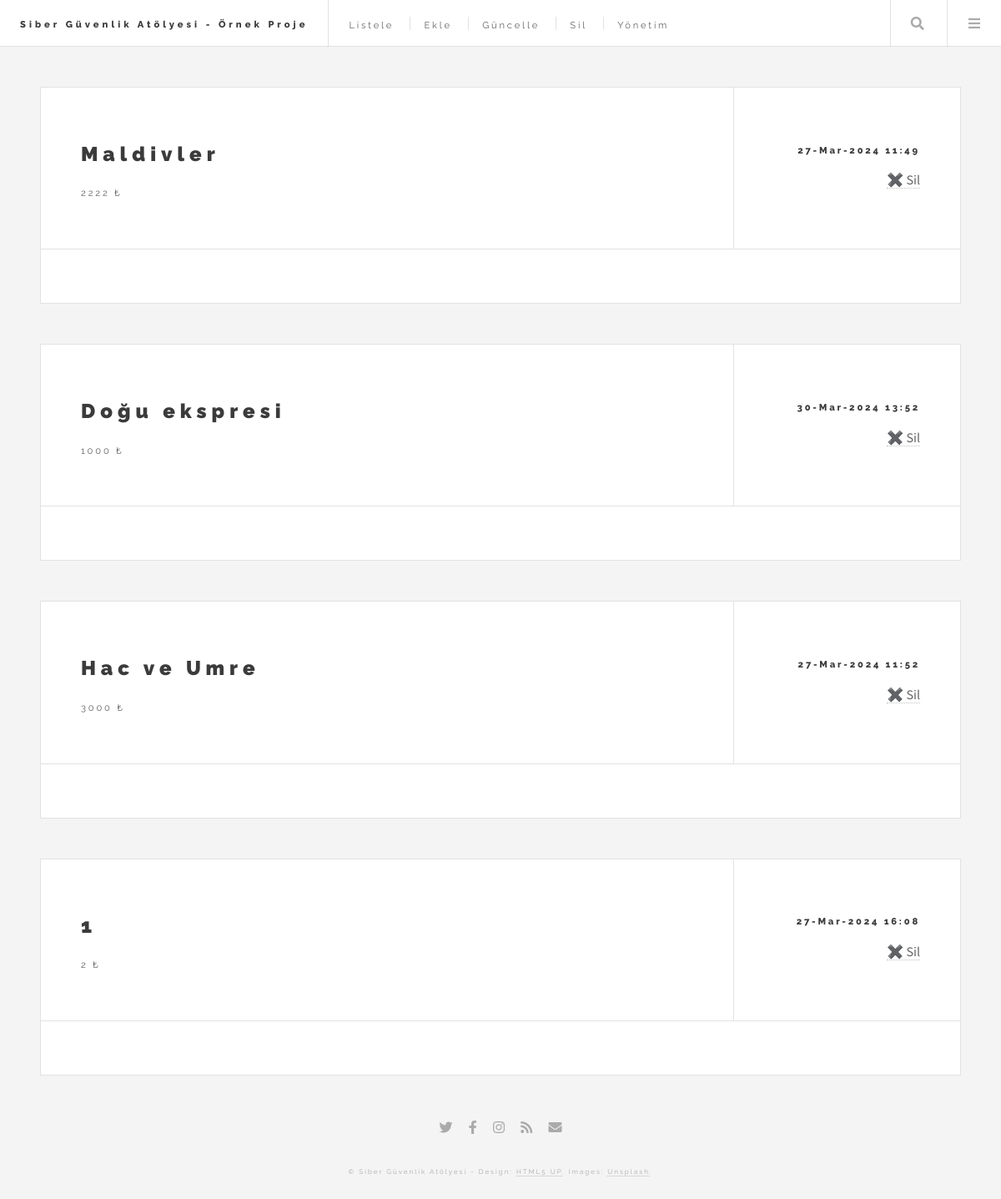
The page /sil.php on the database its author committed.
### tables this page shows
CREATE TABLE `tatilkampanyalar` (
  `id` int(11) NOT NULL,
  `kampanyaAdi` varchar(50) NOT NULL,
  `fiyat` float NOT NULL,
  `tarih` datetime NOT NULL,
  `hedef` varchar(50) NOT NULL,
  `resim` varchar(100) NOT NULL,
  `icerik` text NOT NULL
);

### sil.php (the view, shortened to what this page needs)
<!DOCTYPE HTML>
<html>
<head>
	<link rel="stylesheet" href="assets/css/main.css" />
</head>
<body class="single is-preload">
	<div id="wrapper">
		<header id="header">
			<h1><a href="index.php">Siber Güvenlik Atölyesi - Örnek Proje</a></h1>
			<nav class="links">
				<ul>
					<li><a href="index.php">Listele</a></li>
					<li><a href="ekle.php">Ekle</a></li>
					<li><a href="guncelle.php">Güncelle</a></li>
					<li><a href="sil.php">Sil</a></li>
					<li><a href="admin">Yönetim</a></li>
				</ul>
			</nav>
			<nav class="main">
				<ul>
					<li class="search">
						<a class="fa-search" href="#search">Ara</a>
					</li>
					<li class="menu">
						<a class="fa-bars" href="#menu">Menü</a>
					</li>
				</ul>
			</nav>
		</header>
		<div id="main">
			<?php
			$baglan = mysqli_connect("localhost", "root", "", "sibervt");
			$sorgu = mysqli_query($baglan, "SELECT * FROM tatilkampanyalar");
			while ($satir = mysqli_fetch_assoc($sorgu)) {
				?>
				<article class="post">
					<header>
						<div class="title">
							<h2>
								<?php
								echo $satir["kampanyaAdi"];
								?>
							</h2>
							<p>
								<?php
								echo $satir["fiyat"] . " ₺";
								?>
							</p>
						</div>
						<div class="meta">
							<time class="published" datetime="2015-11-01">
								<?php
								echo date("d-M-Y H:i", strtotime($satir["tarih"]));
								?>
							</time>
							<a href="sil.php?id=<?php echo $satir["id"]; ?>"><span class="name">✖️ Sil</span></a>
						</div>
					</header>
				</article>
				<?php
			}
			?>
		</div>
		<section id="footer">
			<ul class="icons">
				<li><a href="#" class="icon brands fa-twitter"><span class="label">Twitter</span></a></li>
				<li><a href="#" class="icon brands fa-facebook-f"><span class="label">Facebook</span></a></li>
				<li><a href="#" class="icon brands fa-instagram"><span class="label">Instagram</span></a></li>
				<li><a href="#" class="icon solid fa-rss"><span class="label">RSS</span></a></li>
				<li><a href="#" class="icon solid fa-envelope"><span class="label">Email</span></a></li>
			</ul>
			<p class="copyright">&copy; Siber Güvenlik Atölyesi - Design: <a href="http://html5up.net">HTML5 UP</a>.
				Images: <a href="http://unsplash.com">Unsplash</a>.</p>
		</section>
	</div>
</body>
</html>

### rows shown on the page
tatilkampanyalar: kampanyaAdi "Maldivler", fiyat "2222", tarih "27-Mar-2024 11:49"
tatilkampanyalar: kampanyaAdi "Doğu ekspresi", fiyat "1000", tarih "30-Mar-2024 13:52"
tatilkampanyalar: kampanyaAdi "Hac ve Umre", fiyat "3000", tarih "27-Mar-2024 11:52"
tatilkampanyalar: kampanyaAdi "1", fiyat "2", tarih "27-Mar-2024 16:08"
